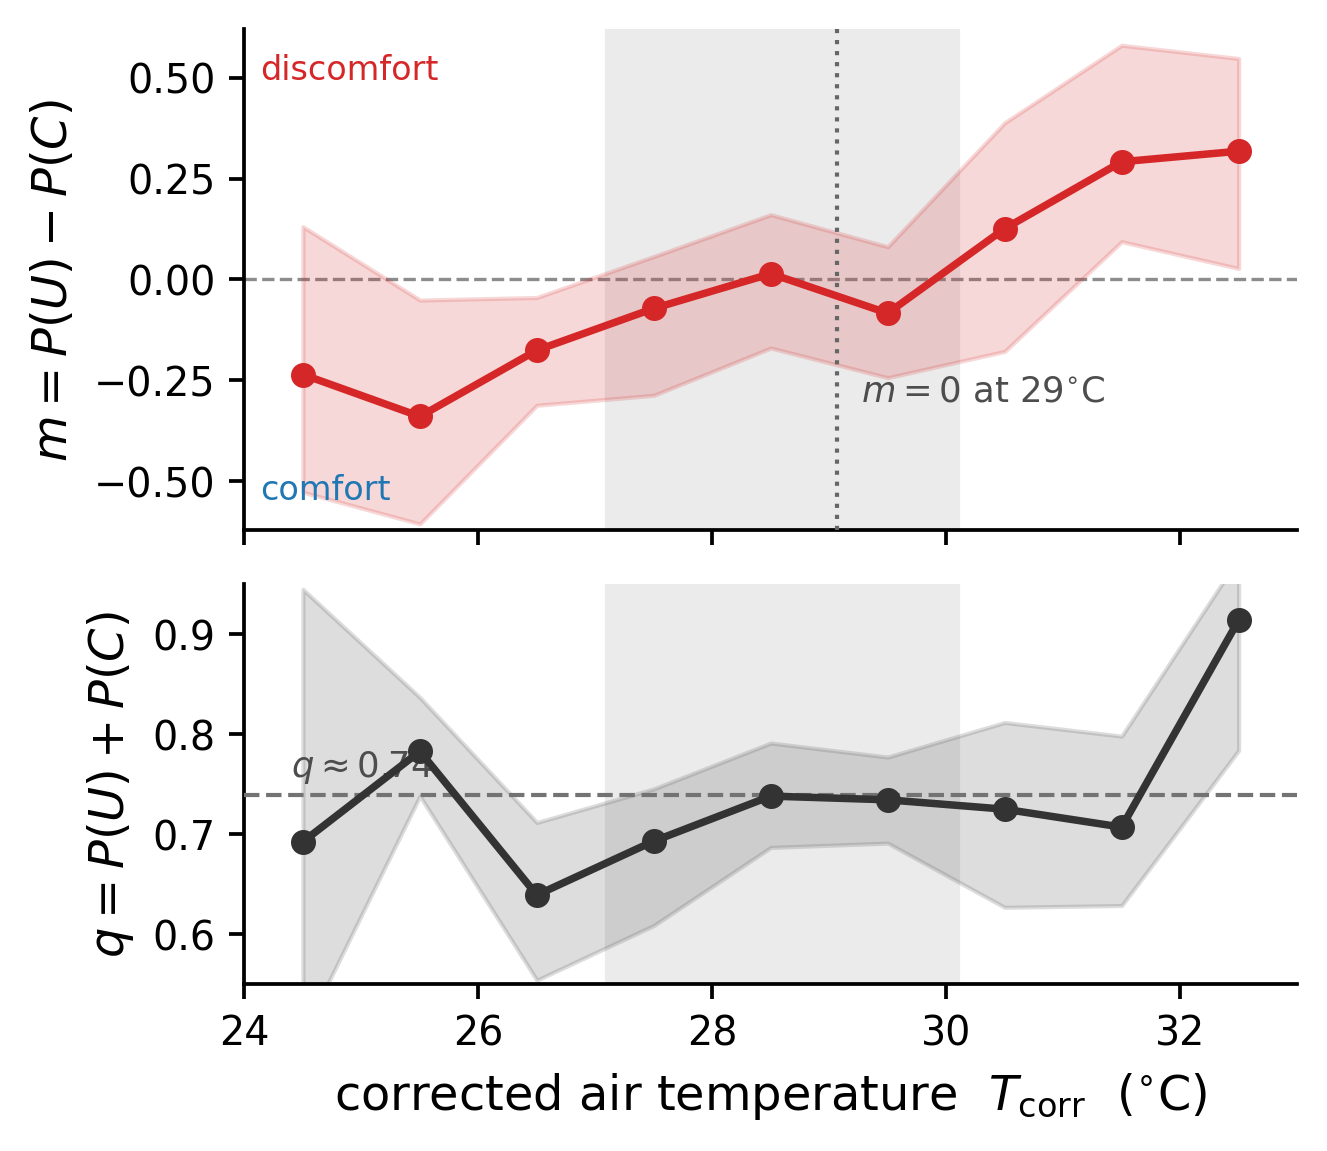

This chart was generated by the following Python code:
"""F_bc_mq -- Blume-Capel order parameter m(T) and quadrupolar density q(T). Paper-style:
empirical binned values (the honest data) with walk-stratified bootstrap bands; the logistic fit
is used ONLY to locate the m=0 crossing (thin dashed line), never to smooth q. No title/grid;
legend without frame; large axis labels. Spin-1: S=-1 comfortable, 0 neutral, +1 uncomfortable."""
import os, numpy as np, pandas as pd, matplotlib.pyplot as plt
from _common import set_style, set_paper_style, save, CM
set_style(); set_paper_style()
HERE=os.path.dirname(os.path.abspath(__file__))
b=pd.read_csv(os.path.join(HERE,"_bc_binned.csv"))
T0=29.07; WIN=(27.1,30.1); DEG=r"$^{\circ}$C"
fig,(ax1,ax2)=plt.subplots(2,1,figsize=(11.5*CM,10.5*CM),sharex=True,gridspec_kw={"height_ratios":[1.25,1],"hspace":0.12})
for ax in (ax1,ax2): ax.axvspan(*WIN,color="0.92",zorder=0)
ax1.axhline(0,color="0.55",lw=0.8,ls="--",zorder=1)
ax1.fill_between(b.Tc,b.m_lo,b.m_hi,color="#d62728",alpha=0.18,zorder=2)
ax1.plot(b.Tc,b.m,"o-",color="#d62728",ms=5,lw=1.8,zorder=4)
ax1.axvline(T0,color="0.4",ls=":",lw=1.0,zorder=3)
ax1.text(T0+0.2,-0.30,"$m=0$ at %.0f%s"%(T0,DEG),fontsize=8.5,color="0.3")
ax1.set_ylabel(r"$m = P(U)-P(C)$")
ax1.set_ylim(-0.62,0.62)
qbar=np.average(b.q,weights=1/((b.q_hi-b.q_lo)**2+1e-6))
ax2.fill_between(b.Tc,b.q_lo,b.q_hi,color="#555555",alpha=0.20,zorder=2)
ax2.plot(b.Tc,b.q,"o-",color="0.2",ms=5,lw=1.8,zorder=4)
ax2.axhline(qbar,color="0.45",ls="--",lw=1.0,zorder=3)
ax2.text(24.4,qbar+0.018,r"$q\approx%.2f$"%qbar,fontsize=8.5,color="0.3")
ax2.set_ylabel(r"$q = P(U)+P(C)$"); ax2.set_ylim(0.55,0.95)
ax2.set_xlabel(r"corrected air temperature  $T_{\rm corr}$  ("+DEG+")"); ax2.set_xlim(24,33)
save(fig,"F_bc_mq")
print("qbar=%.3f"%qbar)
